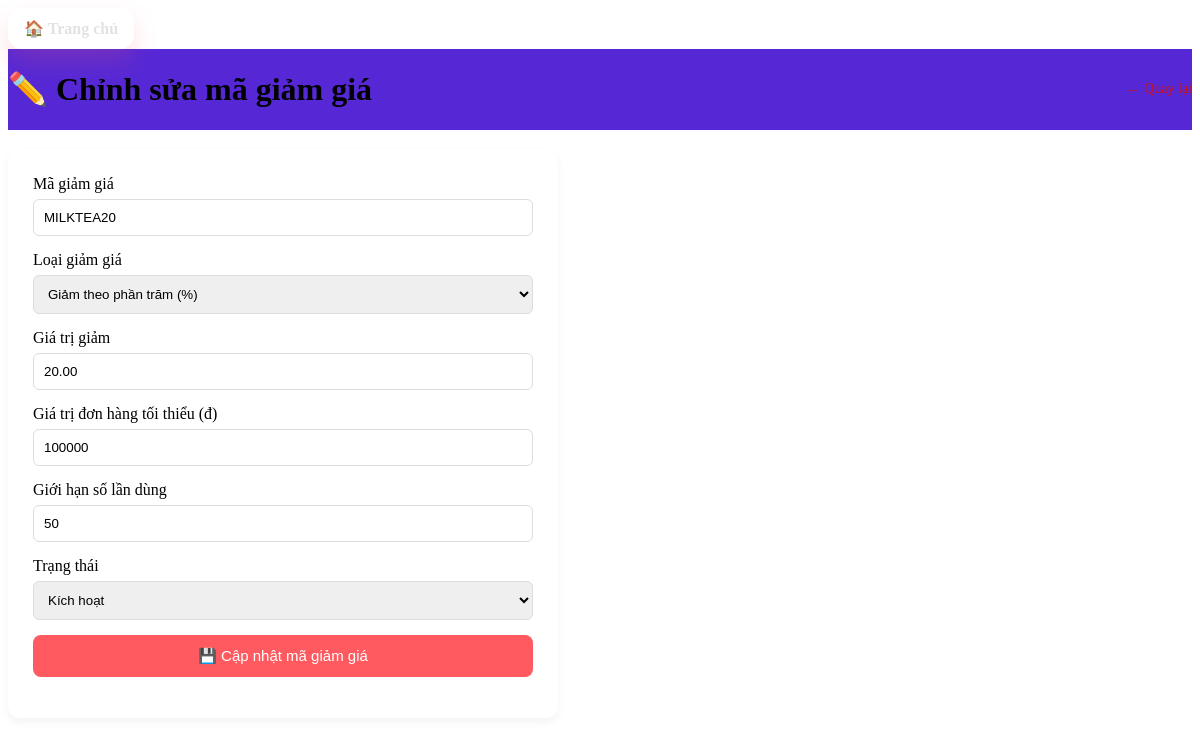
The page /admin/pages/edit_coupon.php?id=2 (signed in) on the database its author committed.
### tables this page shows
CREATE TABLE `coupons` (
  `id` int(11) NOT NULL,
  `code` varchar(20) NOT NULL,
  `type` enum('fixed','percentage') NOT NULL,
  `value` decimal(10,2) NOT NULL,
  `min_order_value` decimal(12,0) DEFAULT 0,
  `usage_limit` int(11) DEFAULT NULL,
  `used_count` int(11) DEFAULT 0,
  `start_date` datetime DEFAULT NULL,
  `end_date` datetime DEFAULT NULL,
  `is_active` tinyint(1) DEFAULT 1,
  `created_at` timestamp NOT NULL DEFAULT current_timestamp()
);

### admin/pages/edit_coupon.php (the view, shortened to what this page needs)
<?php
require_once("../auth_admin.php");
$id = (int)$_GET['id'];
$coupon = mysqli_fetch_assoc(mysqli_query($conn, "SELECT * FROM coupons WHERE id = $id"));
?>
<link rel="stylesheet" href="../css/admin_products.css">
<div class="dashboard">
    <a class="topbar-link" href="../dashboard.php">🏠 Trang chủ</a>
    <div class="topbar">
        <h1>✏️ Chỉnh sửa mã giảm giá</h1>
        <a href="manage_coupons.php">← Quay lại</a>
    </div>
    <div class="form-box">
        <form method="POST">
            <div class="form-group">
                <label>Mã giảm giá</label>
                <input type="text" name="code" value="<?= htmlspecialchars($coupon['code']) ?>" required style="text-transform: uppercase;">
            </div>
            <div class="form-group">
                <label>Loại giảm giá</label>
                <select name="type" required>
                    <option value="percentage" <?= $coupon['type'] === 'percentage' ? 'selected' : '' ?>>Giảm theo phần trăm (%)</option>
                </select>
            </div>
            <div class="form-group">
                <label>Giá trị giảm</label>
                <input type="number" name="value" value="<?= $coupon['value'] ?>" step="0.01" required>
            </div>
            <div class="form-group">
                <label>Giá trị đơn hàng tối thiểu (đ)</label>
                <input type="number" name="min_order_value" value="<?= $coupon['min_order_value'] ?>" required>
            </div>
            <div class="form-group">
                <label>Giới hạn số lần dùng</label>
                <input type="number" name="usage_limit" value="<?= $coupon['usage_limit'] ?>" placeholder="Không giới hạn">
            </div>
            <div class="form-group">
                <label>Trạng thái</label>
                <select name="is_active">
                    <option value="1" <?= $coupon['is_active'] == 1 ? 'selected' : '' ?>>Kích hoạt</option>
                </select>
            </div>
            <button type="submit" class="btn-save">💾 Cập nhật mã giảm giá</button>
        </form>
    </div>
</div>

### admin/css/admin_products.css (style rules this page uses)
.form-box { background: white; padding: 25px; border-radius: 12px; max-width: 500px; margin-top: 20px; box-shadow: 0 4px 10px rgba(0, 0, 0, 0.05); }
.form-group { margin-bottom: 15px; }
.form-group label { display: block; margin-bottom: 6px; font-weight: 500; }
.form-group input, .form-group select { width: 100%; padding: 10px; border: 1px solid #ddd; border-radius: 6px; outline: none; }
.btn-save { background: #ff5a5f; color: white; border: none; padding: 12px; width: 100%; border-radius: 8px; cursor: pointer; font-size: 15px; }
.topbar { display: flex; justify-content: space-between; align-items: center; background-color: #5628d5; }
.topbar-link, .btn-primary, .dashboard > a, .filter-box button { display: inline-flex; align-items: center; justify-content: center; gap: 8px; padding: 11px 16px; border-radius: 14px; border: 0; text-decoration: none; font-weight: 700; color: #e2e2e2; background: linear-gradient(90deg, var(--accent), var(--accent-2)); box-shadow: 0 12px 24px rgba(255, 90, 95, 0.18); transition: transform 0.18s ease, box-shadow 0.18s ease, opacity 0.18s ease; cursor: pointer; }
.form-group select { transition: 0.2s; }
.topbar a { color: #d31010; text-decoration: none; font-size: 14px; border-radius: 20px; }

### rows shown on the page
coupons: code "MILKTEA20", type "Giảm theo phần trăm (%)", value "20.00", min_order_value "100000", usage_limit "50", is_active "Kích hoạt"
